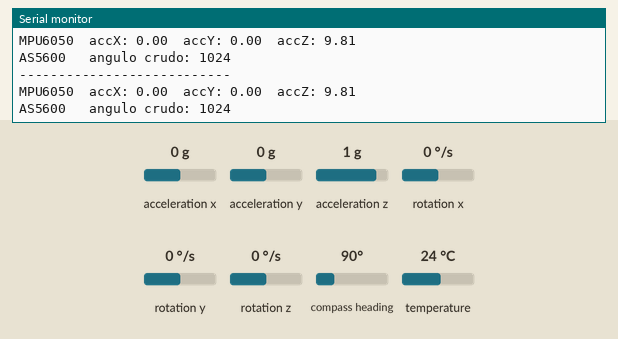
Bench run of a sketch on a simulated ESP32. Parts: the last lines printed to the serial monitor. The inputs (shaded band) are chosen by the test bench; at power-on: acceleration x 0 g, acceleration y 0 g, acceleration z 1 g, compass heading 90°, rotation x 0 °/s, rotation y 0 °/s, rotation z 0 °/s, temperature 24 °C.

Above: at 3.2 s.
3.3 s: acceleration x set to -1.4 g
At 3.9 s:
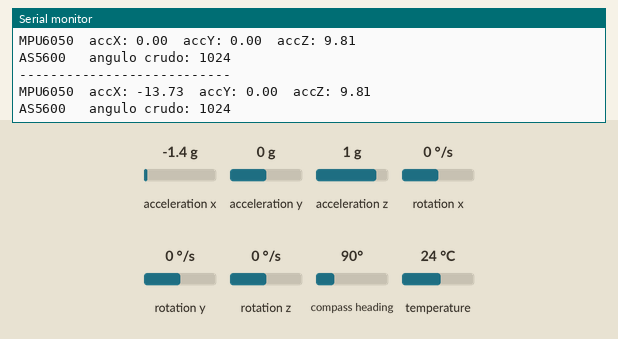
4.8 s: acceleration y set to -1.4 g
At 5.5 s:
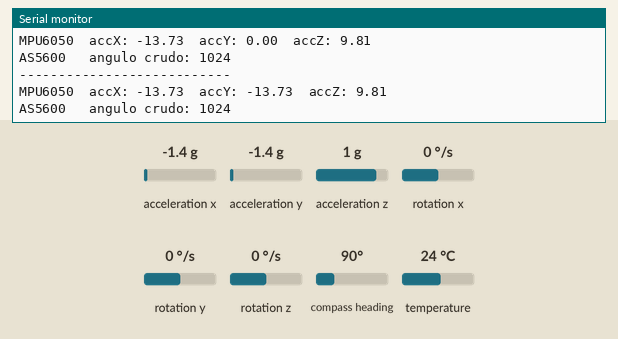
6.3 s: acceleration z set to -1.4 g
At 7.0 s:
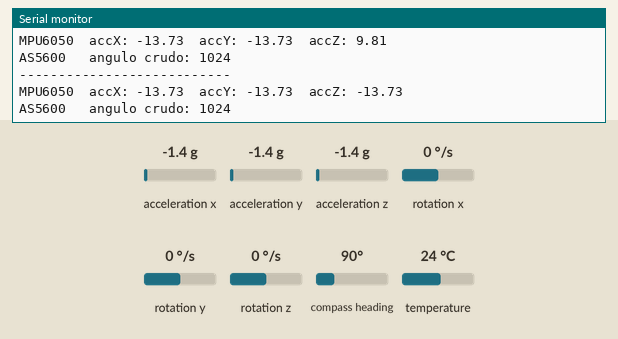
7.8 s: compass heading set to 7°
At 8.5 s:
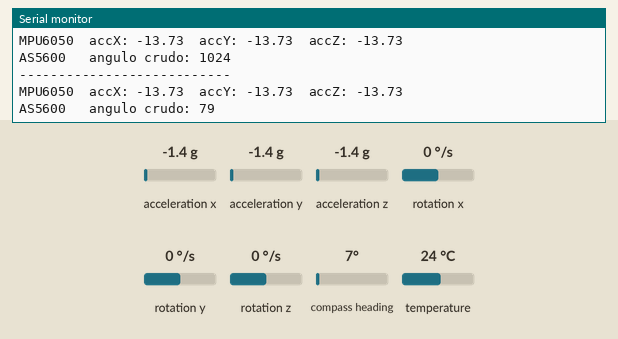

Measured:
- after the input at 3.3 s, the serial monitor: prints a new line after 0.22 s (image 1)
- after the input at 4.8 s, the serial monitor: prints a new line after 0.24 s (image 2)
- after the input at 6.3 s, the serial monitor: prints a new line after 0.25 s (image 3)
- after the input at 7.8 s, the serial monitor: prints a new line after 0.27 s (image 4)

The sketch:

prueba_todos_sensores.ino
```cpp
#include <Wire.h>
#include <Adafruit_MPU6050.h>
#include <Adafruit_Sensor.h>
#include <AS5600.h>
#include "HX711.h"

Adafruit_MPU6050 mpu;
AS5600 as5600;

const int DT_TALON = 16;
const int SCK_TALON = 17;
const int DT_PUNTA = 4;
const int SCK_PUNTA = 13;

HX711 hxTalon;
HX711 hxPunta;

void setup() {
  Serial.begin(115200);
  delay(1000);

  Wire.begin(21, 22);

  if (!mpu.begin()) {
    Serial.println("MPU6050 no responde");
  } else {
    Serial.println("MPU6050 OK");
  }

  as5600.begin();
  if (!as5600.isConnected()) {
    Serial.println("AS5600 no responde");
  } else {
    Serial.println("AS5600 OK");
  }

  hxTalon.begin(DT_TALON, SCK_TALON);
  hxPunta.begin(DT_PUNTA, SCK_PUNTA);

  Serial.println("Iniciando lectura conjunta...");
  delay(1000);
}

void loop() {
  sensors_event_t a, g, temp;
  mpu.getEvent(&a, &g, &temp);

  Serial.println("---------------------------");
  Serial.print("MPU6050  accX: "); Serial.print(a.acceleration.x, 2);
  Serial.print("  accY: "); Serial.print(a.acceleration.y, 2);
  Serial.print("  accZ: "); Serial.println(a.acceleration.z, 2);

  int angulo = as5600.readAngle();
  Serial.print("AS5600   angulo crudo: "); Serial.println(angulo);


  delay(500);
}
```
